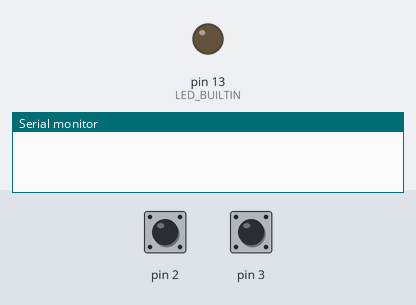
The sketch below on a simulated Arduino Uno, built with avr-gcc and run on an emulated ATmega328P. Shown: output pins drawn as LEDs (lit = HIGH), the last lines printed to the serial monitor. The inputs (shaded band) are chosen by the test bench; at power-on: pin 2 HIGH, pin 3 HIGH.

Above: at 1.2 s.
1.3 s: pin 2 pulled LOW for 0.15 s
At 4.1 s:
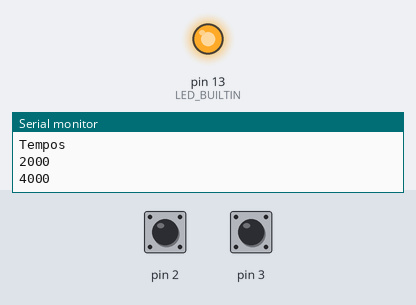
4.4 s: pin 3 pulled LOW for 0.15 s
Timing chart, 0 to 13.5 s (numbered marks = the images above; inputs shaded):
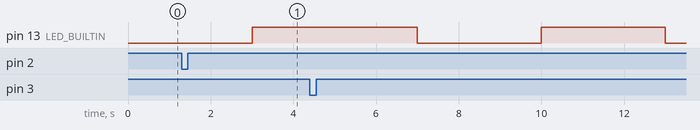

The sketch:

controle_temperarura_mesa.ino
```cpp
int timer_quente = 0;
int timer_frio = 0;

// Função de soma - função será chamada pela interrupção
void func_soma(void){
  timer_quente = timer_quente + 1000;
  Serial.println("Aumentando Temp°");
  Serial.println("Tempos");
  timer_frio = timer_frio - 1000;
  if (timer_frio <= 0){
    timer_frio = 1000;
  }
  Serial.println(timer_frio);
  Serial.println(timer_quente);
}

// Função de subtração - função será chamada pela interrupção
void func_sub(void){
  timer_quente = timer_quente - 1000;
  Serial.println("Diminuindo Temp°");
  Serial.println("Tempos");
  timer_frio = timer_frio + 1000;
  if (timer_quente <= 0){
    timer_quente = 1000;
  }
  Serial.println(timer_frio);
  Serial.println(timer_quente);
}


void setup() {
  //iniciando conexão serial
  Serial.begin(9600);
  //configurando os pinos/entradas para PULLUP
  pinMode(2, INPUT_PULLUP);
  pinMode(3, INPUT_PULLUP);
  pinMode(LED_BUILTIN, OUTPUT);
  timer_quente = 3000;
  timer_frio = 3000;

  attachInterrupt(digitalPinToInterrupt(2), func_soma, FALLING); //fazendo os vinculos a interrupção
  attachInterrupt(digitalPinToInterrupt(3), func_sub, FALLING);

}
void loop() {

  digitalWrite(LED_BUILTIN, LOW);
  delay(timer_frio);
  digitalWrite(LED_BUILTIN, HIGH);
  delay(timer_quente);

}
```
